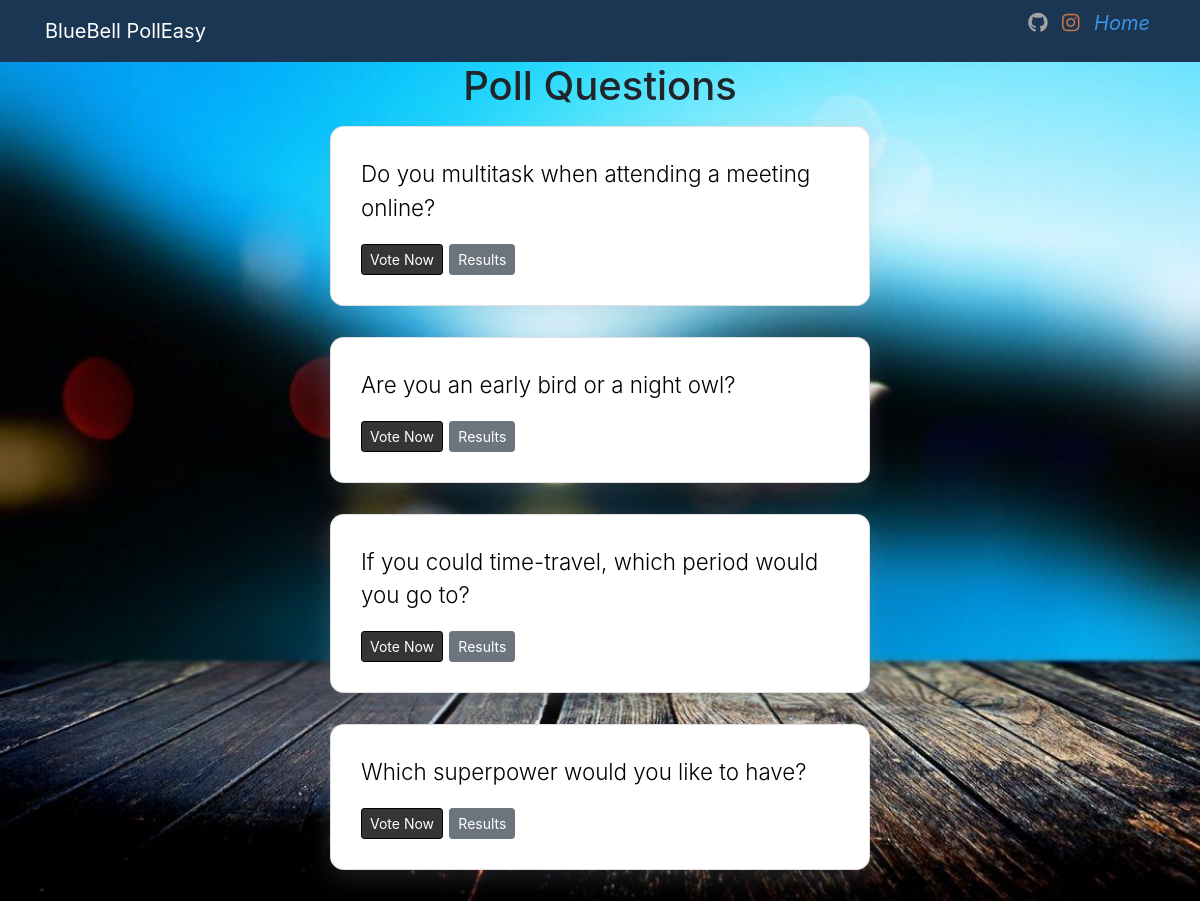
Screenshot of /polls/ with the database file from the repository.
### polls/models.py (models this page shows, shortened)
class Question(models.Model):
    question_text = models.CharField(max_length=200)
    pub_date = models.DateTimeField('date published')

### polls/views.py (the view)
# urls.py: path('', views.index, name='home'),
def index(request):
    latest_question_list = Question.objects.order_by('-pub_date')[:5]
    context = {'latest_question_list': latest_question_list}
    return render(request, 'polls/index.html', context)

### templates/polls/index.html (shortened to what this page needs)
{% extends 'base.html' %}
{% block content %}
  <h1 class="text-center mb-3">Poll Questions</h1>
  {% if latest_question_list %}
    {% for question in latest_question_list %}
      <div class="card mb-3">
        <div class="card-body">
          <p class="lead">{{ question.question_text }}</p>
          <a href="{% url 'polls:detail' question.id %}" class="btn btn-primary btn-sm">Vote Now</a>
          <a href="{% url 'polls:results' question.id %}" class="btn btn-secondary btn-sm">Results</a>
        </div>
      </div>
    {% endfor %}
  {% else %}
    <p>No polls available</p>
  {% endif %}
{% endblock %}

### polls/static/css/style.css (style rules this page uses)
.card { position: relative; display: -ms-flexbox; display: flex; -ms-flex-direction: column; flex-direction: column; min-width: 0; word-wrap: break-word; background-color: rgba(255, 255, 255, 0); background-clip: border-box; border: 0px solid rgba(0,0,0,.125); border-radius: .25rem; }
.card-body { position: relative; display: -ms-flexbox; display: block; -ms-flex-direction: column; flex-direction: column; min-width: 0; word-wrap: break-word; background-color: rgba(255, 255, 255, 0); background-clip: border-box; border: 0px solid rgba(0,0,0,.125); border-radius: .25rem; }
.card-body p { font-size: 1.4rem; color:white; }

### templates/partials/_navbar.html (style rules this page uses)
p { color: white; }

### templates/polls/index.html (style rules this page uses)
.btn-primary { color: #fff; background-color: #353535; border-color: #000000; }
.card-body { font-size: 1.4rem; color:rgb(0, 0, 0); border: 1px solid rgba(0,0,0,.125); border-radius: .85rem; background: white; box-shadow: rgb(149 157 165 / 20%) 0px 8px 24px; padding: 30px; margin-bottom: 15px; }
h1 { font-size:2.5rem; }
.card-body p { font-size: 1.4rem; color:rgb(0, 0, 0); }

### rows the page displays
Question: question_text "Do you multitask when attending a meeting online?"
Question: question_text "Are you an early bird or a night owl?"
Question: question_text "If you could time-travel, which period would you go to?"
Question: question_text "Which superpower would you like to have?"
